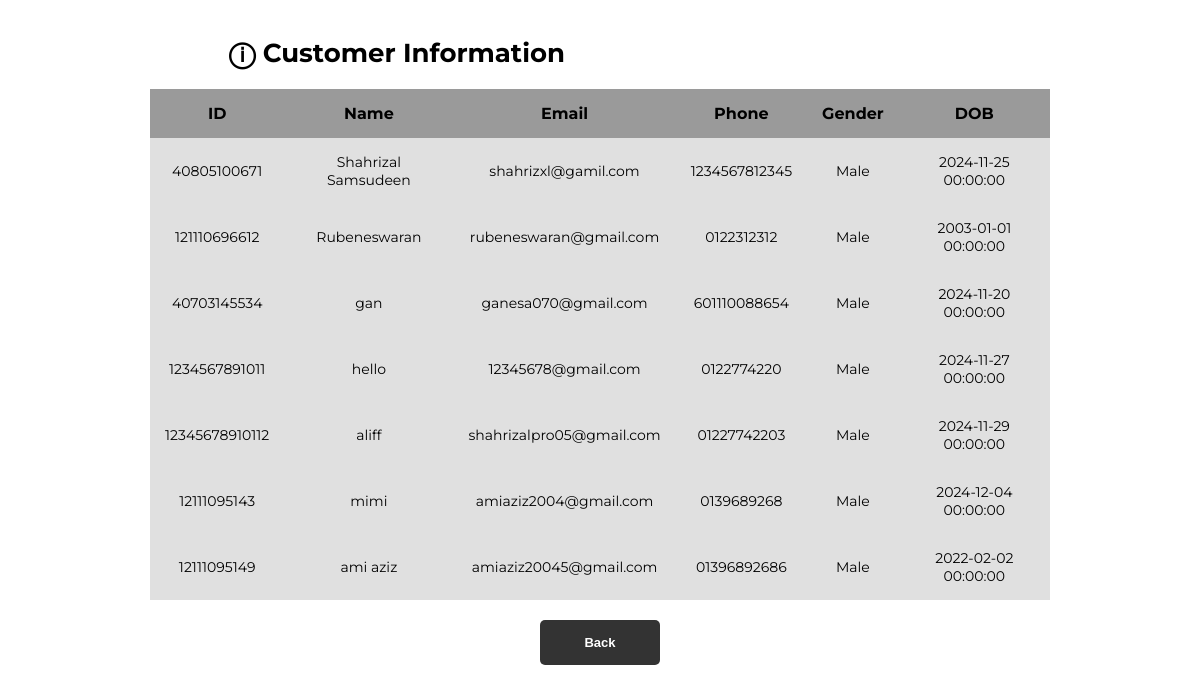
The page /viewcus on the database as committed earlier.
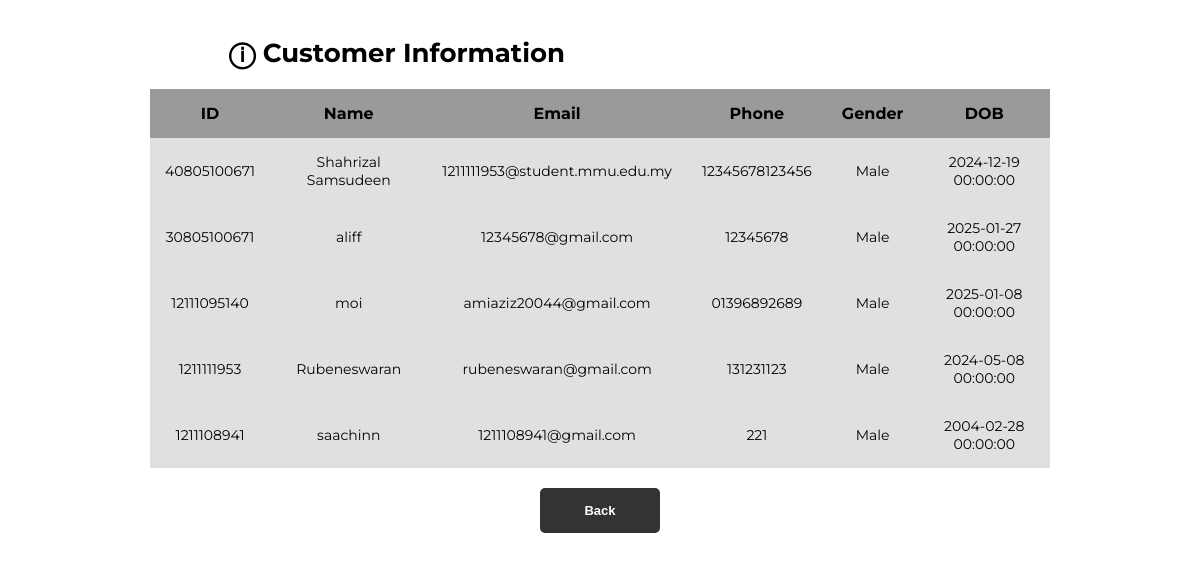
The same page on the database as committed later.
### main.py (models this page shows)
class customer(db.Model,UserMixin):
  id=db.Column(db.Integer, primary_key=True)
  name=db.Column(db.String(150))
  password=db.Column(db.String(150))
  email=db.Column(db.String(100),unique=True)
  ph=db.Column(db.String(150),unique=True)
  gender=db.Column(db.String(150))
  dob=db.Column(db.DateTime(),default=datetime)

### main.py (the view)
@tandtweb.route('/viewcus', methods=['GET'])
def view_cus():
    customer_list = customer.query.all()
    return render_template('viewcus.html', customer_list=customer_list)

### templates/viewcus.html (shortened to what this page needs)
<!DOCTYPE html>
<html lang="en">
<head>
    <link rel="stylesheet" href="/static/viewtable.css">
</head>
<body>
    <h1 class="viewcus">ⓘ Customer Information</h1>
    <table class="viewcus">
        <thead>
            <tr>
                <th>ID</th>
                <th>Name</th>
                <th>Email</th>
                <th>Phone</th>
                <th>Gender</th>
                <th>DOB</th>
            </tr>
        </thead>
        <tbody>
            {% for customer in customer_list %}
                <tr class="notification-row">
                    <td>{{ customer.id }}</td>
                    <td>{{ customer.name }}</td>
                    <td>{{ customer.email }}</td>
                    <td>{{ customer.ph }}</td>
                    <td>{{ customer.gender }}</td>
                    <td>{{ customer.dob }}</td>
                </tr>
            {% endfor %}
        </tbody>
    </table>
    <button type="button" onclick="window.location.href='/sponsorhome'">Back</button>
</body>
</html>

### static/viewtable.css (style rules this page uses)
body { font-family: 'Montserrat', sans-serif; background-color: #ffffff; display: flex; flex-direction: column; align-items: center; padding: 20px; margin: 0; }
h1 { font-size: 26px; font-weight: bold; margin-bottom: 10px; text-align: left; }
h1.viewcus { width: 64%; }
table { width: 100%; border-collapse: collapse; margin-top: 10px; }
table.viewcus { max-width: 900px; }
th, td { padding: 15px; text-align: center; }
th { background-color: #9a9a9a; color: rgb(0, 0, 0); font-weight: bold; }
td { background-color: #e0e0e0; padding: 15px; font-size: 14px; }
button { background-color: #333; color: white; border: none; padding: 10px 20px; border-radius: 5px; font-size: 13px; cursor: pointer; font-weight: bold; margin-top: 20px; min-width: 120px; height: 45px; }

Rows that differ between the two databases and show on the page:
removed customer: id "121110696612", name "Rubeneswaran", email "rubeneswaran@gmail.com", ph "0122312312", gender "Male", dob "2003-01-01 00:00:00"
removed customer: id "40703145534", name "gan", email "ganesa070@gmail.com", ph "601110088654", gender "Male", dob "2024-11-20 00:00:00"
removed customer: id "1234567891011", name "hello", email "12345678@gmail.com", ph "0122774220", gender "Male", dob "2024-11-27 00:00:00"
removed customer: id "12345678910112", name "aliff", email "shahrizalpro05@gmail.com", ph "01227742203", gender "Male", dob "2024-11-29 00:00:00"
removed customer: id "12111095143", name "mimi", email "amiaziz2004@gmail.com", ph "0139689268", gender "Male", dob "2024-12-04 00:00:00"
removed customer: id "12111095149", name "ami aziz", email "amiaziz20045@gmail.com", ph "01396892686", gender "Male", dob "2022-02-02 00:00:00"
changed customer "Shahrizal Samsudeen": email "shahrizxl@gamil.com" → "1211111953@student.mmu.edu.my"; ph "1234567812345" → "12345678123456"; dob "2024-11-25 00:00:00" → "2024-12-19 00:00:00"
added customer: id "30805100671", name "aliff", email "12345678@gmail.com", ph "12345678", gender "Male", dob "2025-01-27 00:00:00"
added customer: id "12111095140", name "moi", email "amiaziz20044@gmail.com", ph "01396892689", gender "Male", dob "2025-01-08 00:00:00"
added customer: id "1211111953", name "Rubeneswaran", email "rubeneswaran@gmail.com", ph "131231123", gender "Male", dob "2024-05-08 00:00:00"
added customer: id "1211108941", name "saachinn", email "1211108941@gmail.com", ph "221", gender "Male", dob "2004-02-28 00:00:00"
